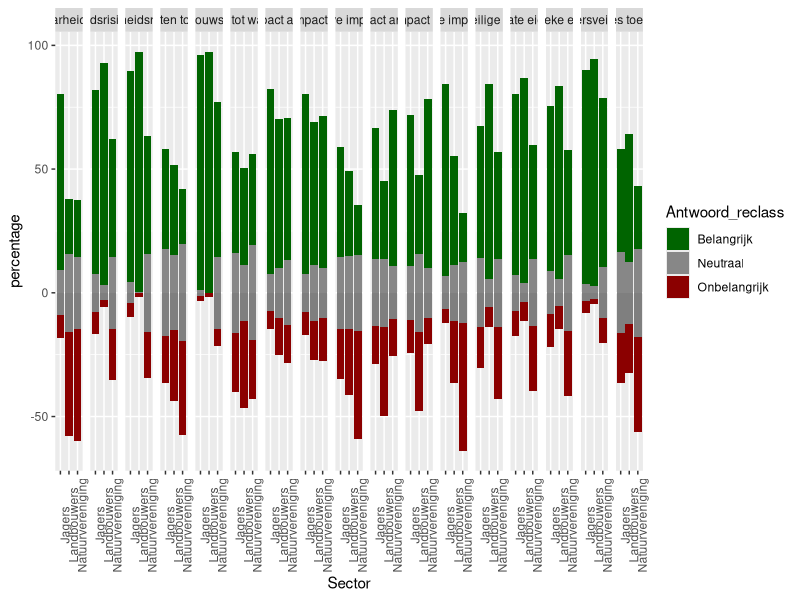

Recreate this plot in R.
## ---- chunk 1
library(tidyverse)
library(ggplot2)
## ---- chunk 2
Beheer_data <- read.csv("./dashboard/input/maatschappelijke_draagkracht/F14_5_data.csv",
                         sep = ",",
                         header = TRUE)
## ---- chunk 3

Beheer_data$Antwoord_reclass <- factor(Beheer_data$Antwoord_reclass , 
                                    levels = c('Belangrijk', 'Neutraal', 'Onbelangrijk', 'Neutraal '))

cols <- c("Belangrijk" = "darkgreen", "Neutraal" = "gray53", "Onbelangrijk" = "darkred", "Neutraal" = "gray53")
#Kleuren mogen worden aangepast, het is gewoon belangrijk dat beide neutraal factors dezelfde kleur hebben

Beheer_plot <- ggplot(data = Beheer_data,
                                        aes(x = Sector,
                                            y = percentage,
                                            fill = Antwoord_reclass),
                                        order = as.numeric(volgorde)) +
                                  geom_bar(stat = "identity", 
                                           position = "stack") +
  facet_grid( ~ Question_label)+
  theme(axis.text.x = element_text(angle = 90)) +
  scale_fill_manual(values = cols) 
Beheer_plot

